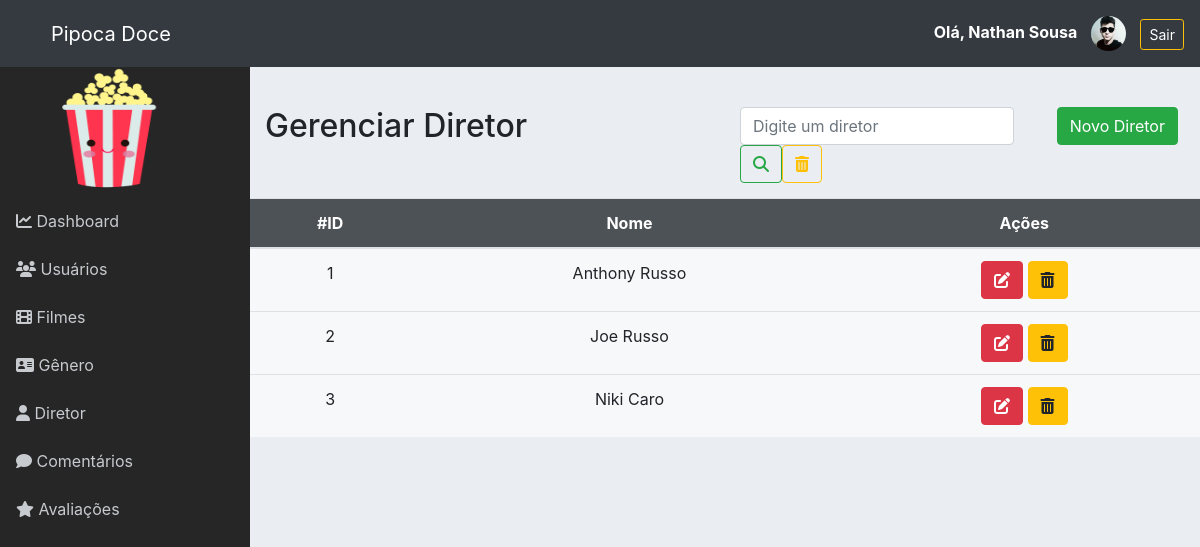
/admin/diretor.php (signed in), run on the app's committed database.
### tables this page shows
CREATE TABLE `diretor` (
  `id` int NOT NULL AUTO_INCREMENT,
  `nome` varchar(100) NOT NULL,
  PRIMARY KEY (`id`)
);

### admin/classes/Conexao.php (called while the page is built, shortened)
<?php
class Conexao
{
	private $host;
	private $user;
	private $password;
	public function __construct() {
		$this->host = 'mysql:host=localhost;dbname=pipoca_doce';
		$this->user = 'root';
		$this->password = 'root';
	}
	public function conectar() {
		try {
			$conn = new PDO(
				$this->host,
				$this->user,
				$this->password,
				array(
					PDO::ATTR_ERRMODE => PDO::ERRMODE_EXCEPTION,
					PDO::MYSQL_ATTR_INIT_COMMAND => "SET NAMES utf8"
				)
			);
			return $conn;
		} catch (PDOException $e) {
			echo 'Erro na conexao. Erro reportado: ' . $e->getMessage();
			exit;
		}
	}
}

### admin/classes/DiretorDAO.php (called while the page is built, shortened)
<?php
require_once 'Model.php';
class DiretorDAO extends Model
{
    public function __construct()
    {
        $this->class = 'Diretor';
        $this->tabela = 'diretor';
    }
	public function listar($pesquisa = '')
	{
		if ($pesquisa != '') {
			$sql = "SELECT * FROM {$this->tabela}
					WHERE nome like '%{$pesquisa}%'
						OR nome like '%{$pesquisa}%'";
		} else {
			$sql = "SELECT * FROM {$this->tabela}";
		}
		$stmt = $this->db->prepare($sql);
		$stmt->setFetchMode(PDO::FETCH_CLASS, $this->class);
		$stmt->execute();
		return $stmt->fetchAll();
	}
}

### admin/classes/Model.php (called while the page is built, shortened)
<?php
require 'Conexao.php';
class Model
{
	public function __construct()
	{
		$conexao = new Conexao();
		$this->db = $conexao->conectar();
	}
}

### admin/classes/Diretor.php (called while the page is built, shortened)
<?php
class Diretor
{
	private $id;
	private $nome;
    public function getId()
    {
        return $this->id;
    }
    public function getNome()
    {
        return $this->nome;
    }
}

### admin/diretor.php (the view)
<?php include './layout/header.php';?>
<?php include './layout/menu.php';?>
<?php
require 'classes/Diretor.php';
require 'classes/DiretorDAO.php';
$diretorDAO = new DiretorDAO();
$diretores = $diretorDAO->listar();
if(isset($_GET['pesquisa']) && $_GET['pesquisa'] != '') {
	$diretores = $diretorDAO->listar($_GET['pesquisa']);
} else {
	$diretores = $diretorDAO->listar();
}
?>
<div class="row" style="margin-top:40px">
	<div class="col-6">
		<h2>Gerenciar Diretor</h2>
	</div>
	<div class="col-4">
		<form class="form-inline my-2 my-lg-0">
		      <input class="form-control mr-sm-2" name="pesquisa" type="search" placeholder="Digite um diretor" aria-label="Pesquisar" value="<?= (isset($_GET['pesquisa']) ? $_GET['pesquisa'] : '') ?>">
		      <button class="btn btn-outline-success my-2 my-sm-0" type="submit">
		      	<i class="fas fa-search"></i>
		      </button>
		      <a href="./diretor.php" class="btn btn-outline-warning my-2 my-sm-0">
		      	<i class="fas fa-trash-alt"></i>
		      </a>
	    </form>
	</div>
	<div class="col-2">
		<a href="form_diretor.php" class="btn btn-success">Novo Diretor</a>
	</div>
</div>
<div class="row">
	<table class="table table-hover table-responsive-lg">
		<thead>
			<tr>
				<th>#ID</th>
				<th>Nome</th>
				<th>Ações</th>
			</tr>
		</thead>
		<tbody>
			<?php foreach ($diretores as $diretor) { ?>
			<tr>
				<td><?= $diretor->getId() ?></td>
				<td><?= $diretor->getNome() ?></td>
				<td>
					<a href="form_diretor.php?id=<?= $diretor->getId() ?>" class="btn btn-danger">
						<i class="fas fa-edit"></i>
					</a>
					<a href="controle_diretor.php?acao=deletar&id=<?= $diretor->getId() ?>" class="btn btn-warning" onclick="return confirm('Deseja realmente exluir o diretor?')">
						<i class="fas fa-trash-alt"></i>
					</a>
				</td>
			</tr>
			<?php } ?>
		</tbody>
	</table>
</div>
<?php include './layout/footer.php';?>

### admin/assets/css/all.css (style rules this page uses)
.fa, .fas, .far, .fal, .fad, .fab { -moz-osx-font-smoothing: grayscale; -webkit-font-smoothing: antialiased; display: inline-block; font-style: normal; font-variant: normal; text-rendering: auto; line-height: 1; }
.fa-edit:before { content: "\f044"; }
.fa-search:before { content: "\f002"; }
.fa-trash-alt:before { content: "\f2ed"; }
.fa, .fas { font-family: 'Font Awesome 5 Free'; font-weight: 900; }

### admin/assets/css/estilo.css (style rules this page uses)
body { background: #f0f0f5; }
table thead tr { text-align: center; background: #343a40de; color: #FFF; font-size: 16px; }
table tbody tr { text-align: center; }
.table { background-color: #ffffff96; }
.row { margin-bottom: 15px; }
body { background-color: #eaeef3; }

### data on the page
diretor: id "1", nome "Anthony Russo"
diretor: id "2", nome "Joe Russo"
diretor: id "3", nome "Niki Caro"

### other printed values
$_SESSION['nome'] "Nathan Sousa"
